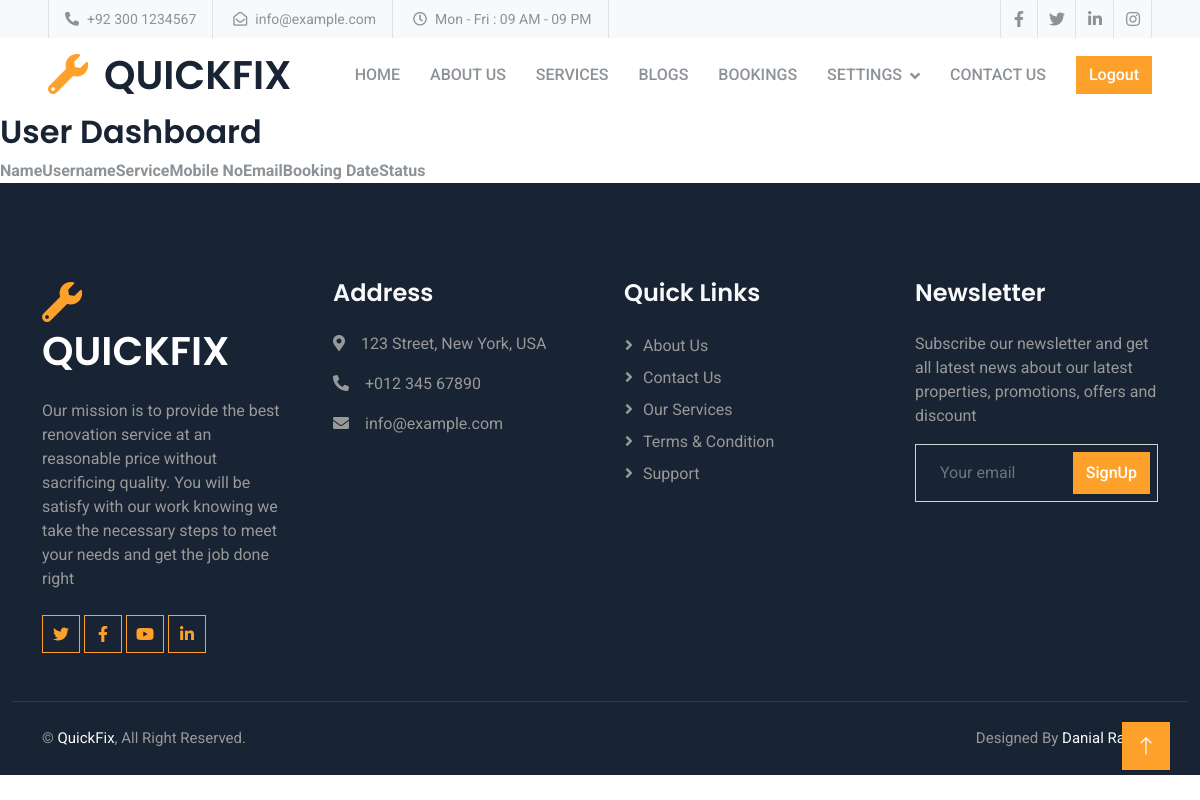
Before: /user-dashboard/ (signed in) with the older database file.
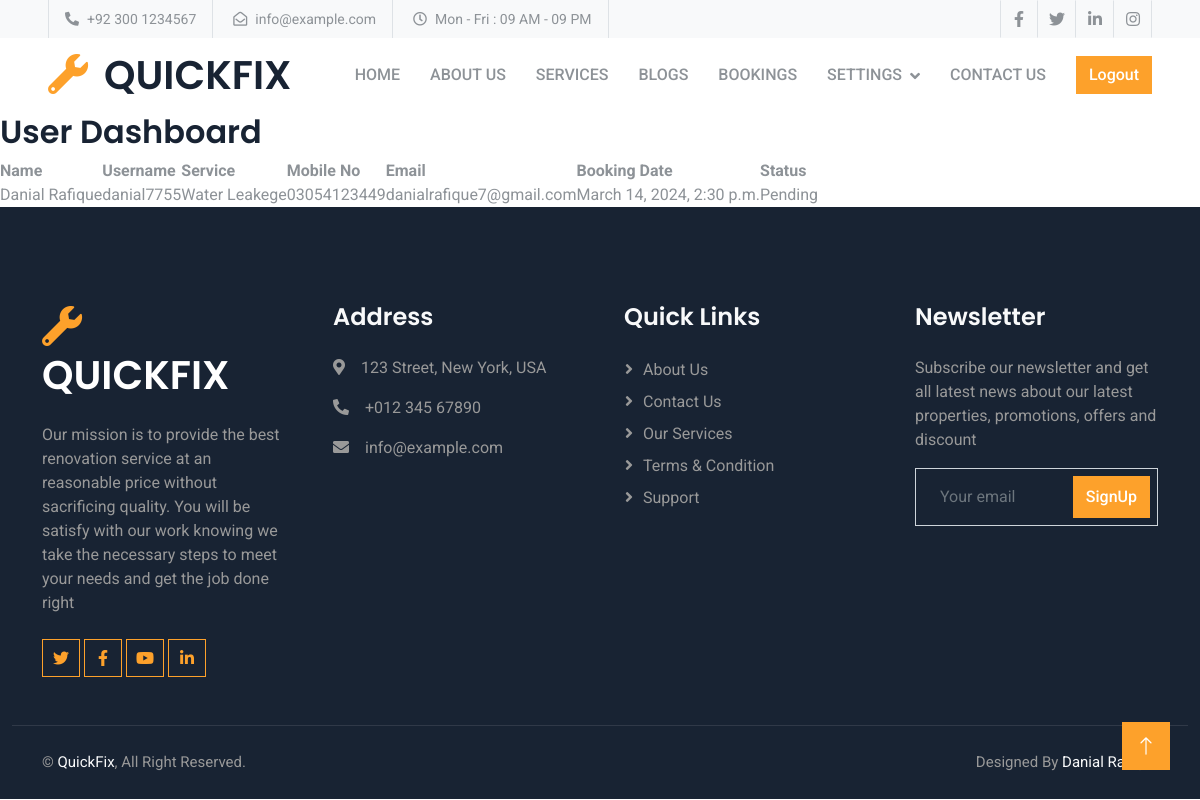
After: the same page with the newer database file.
### vendor/models.py (models this page shows, shortened)
class Booking(models.Model):
    STATUS_CHOICES = [
        ('Pending', 'Pending'),
        ('Booked', 'Booked'),
        ('Cancelled', 'Cancelled'),
    ]
    service = models.ForeignKey(Service, on_delete=models.CASCADE)
    user = models.ForeignKey(User, on_delete=models.CASCADE)
    booking_date = models.DateTimeField(default=timezone.now)
    mobile_no = models.CharField(max_length=11, null=True, blank=True)
    email = models.EmailField(null=True)
    first_name = models.CharField(max_length=30, null=True, blank=True)
    last_name = models.CharField(max_length=30, null=True, blank=True)
    username = models.CharField(max_length=30, null=True, blank=True)
    status = models.CharField(max_length=20, choices=STATUS_CHOICES, default='Pending')

class Service(models.Model):
    user = models.ForeignKey(User,on_delete=models.CASCADE,blank=True ,null=True)
    service_title = models.CharField(max_length=50,null=True, blank=True)
    service_image = models.ImageField(upload_to='service_images/')
    categories=models.ForeignKey(Service_Category ,on_delete=models.CASCADE , blank=True ,null=True, related_name='category')
    description = models.TextField(max_length=500,null=True, blank=True)

### accounts/models.py (models this page shows, shortened)
class User(AbstractUser):
    is_admin = models.BooleanField('Is_admin' , default=False)
    is_customer = models.BooleanField('Is_customer' , default=False)
    is_vendor = models.BooleanField('Is_vendor' , default=False)
    CATAGORY_CHOICES = [('Punjab' ,'Punjab') ,('Sindh' ,'Sindh'),('Khyber Pakhtunkhwa','Khyber Pakhtunkhwa'),('Gilgit-Baltistan' ,'Gilgit-Baltistan') ,('Islamabad Capital Territory' ,'Islamabad Capital Territory'),('Balochistan','Balochistan'),]
    CATAGORY_EMP= [('Electrician' ,'Electrician'),('Plumber' ,'Plumber'),('Sweaper' ,'Sweaper'),('Carpenter' ,'Carpenter'),('Drain clean' ,'Drain clean'),('AC repair' ,'AC repair'),('Painting & Decorating' ,'Painting & Decorating'),]
    mobile_no = models.CharField(max_length=11 ,null=True, blank=True)
    address1 = models.CharField(max_length=200,default='abc')
    address2 = models.CharField(max_length=200,default='abc')
    city =  models.CharField(max_length=70 ,null=True, blank=True)
    province = models.CharField(choices=CATAGORY_CHOICES,default='Punjab', max_length=56)
    employee = models.CharField(choices=CATAGORY_EMP,default='none', max_length=100)
    cnic= models.CharField(max_length=13 ,null=True, blank=True)
    shop_reference = models.TextField(default='shop no address etc')
    vendor_image = models.ImageField(upload_to='vendor_profile_pics/')

### vendor/views.py (the view)
# urls.py: path("user-dashboard/", user_dashboard_view, name="user_dashboard"),
def user_dashboard_view(request):
    bookings = Booking.objects.filter(user=request.user).order_by('-id')
    booking_details = []
    for booking in bookings:
        service_creator = User.objects.get(id=booking.service.user_id)
        booking_detail = {
            'booking': booking,
            'service_creator': service_creator
        }
        booking_details.append(booking_detail)
    return render(request, 'vendor/user_dashboard.html', {'booking_details': booking_details})

### vendor/templates/vendor/user_dashboard.html (shortened to what this page needs)
{% extends "base.html" %}
{% load static %}
{% block content %}
<h2>User Dashboard</h2>
<table>
  <thead>
    <tr>
      <th>Name</th>
      <th>Username</th>
      <th>Service</th>
      <th>Mobile No</th>
      <th>Email</th>
      <th>Booking Date</th>
      <th>Status</th>
    </tr>
  </thead>
  <tbody>
    {% for booking_detail in booking_details %}
      <tr>
        <td>{{ booking_detail.service_creator.first_name }} {{ booking_detail.service_creator.last_name }}</td>
        <td>{{ booking_detail.service_creator.username }}</td>
        <td>{{ booking_detail.booking.service.service_title }}</td>
        <td>{{ booking_detail.service_creator.mobile_no }}</td>
        <td>{{ booking_detail.service_creator.email }}</td>
        <td>{{ booking_detail.booking.booking_date }}</td>
        <td>
          {% if booking_detail.booking.status == "Booked" %}
              <span>{{ booking_detail.booking.status }}</span>
          {% elif booking_detail.booking.status == "Cancelled" %}
              <span>{{ booking_detail.booking.status }}</span>
          {% else %}
              <span>{{ booking_detail.booking.status }}</span>
          {% endif %}
        </td>
      </tr>
    {% endfor %}
  </tbody>
</table>
{% endblock content %}

Changed rows visible on the page:
added Booking: service_creator.first_name "Danial", service_creator.last_name "Rafique", service_creator.username "danial7755", booking.service.service_title "Water Leakege", service_creator.mobile_no "03054123449", service_creator.email "danialrafique7@gmail.com", booking.booking_date "March 14, 2024, 2:30 p.m.", booking.status "Pending"
